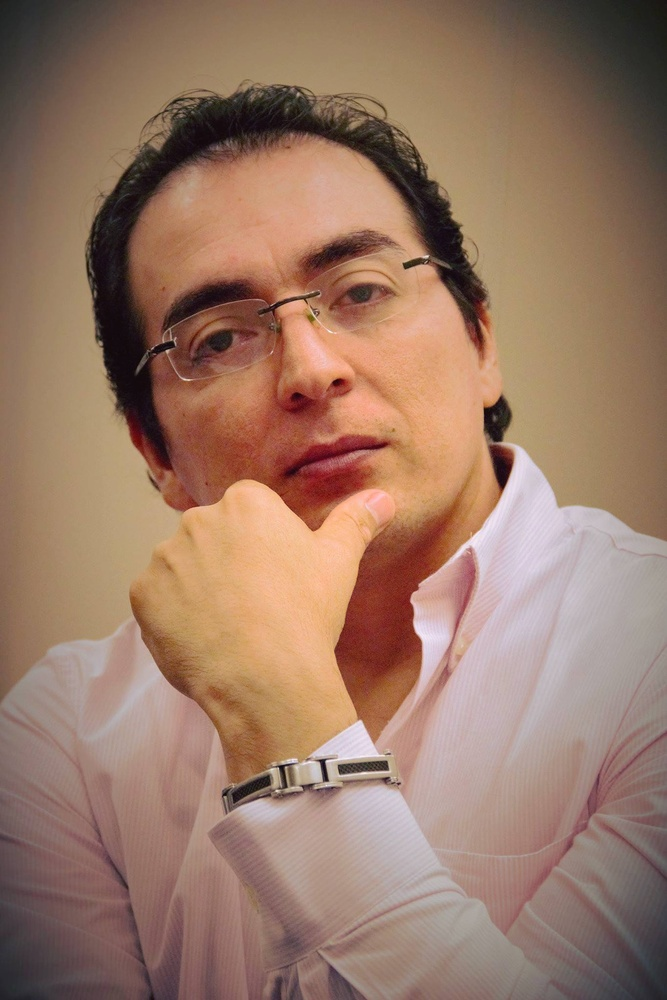
#> input picture images/dad.jpg, 667 x 1000 px, shrunk from 1365 x 2048 before the run
$ jupyter execute --allow-errors plot_data.ipynb   (shell and % lines are left out)
#> lines starting #> are read from the running program, lines starting #| are printed output that depends on the picture
### sublimify/utils/add_text.py
"""
Handles adding text to any image.
"""
from PIL import ImageDraw


def add_text(image, text, color=None, position=None, font=None, save=True):
    """
    Pon texto en un imagen.

    Params:
        - image (Image): El imagen,
        - text (str): El text para poner en el imagen.
        - color (tuple): El color del texto.
        - position (tuple): La posición del texto.
        - font (ImageFont): La fuente del texto.
        - save (bool): Si se quiere guardar el archivo.
        - spacing (int): El espaciado entre letras.
    """
    # Crea un Draw
    draw = ImageDraw.Draw(image, 'RGBA')

    draw.text(position, text, color, font=font)
    if save:
        # Guarda la imagen
        image.save(image.filename)


### sublimify/utils/decide_color.py
"""
Script to decide the color to change the pixel to.
"""


def decide_color(current: tuple[int, int, int], amount: int):
    """
    Decides the color to change the pixel to.

    Params:
        - current (tuple[int, int, int]): El color currentamente.
        - amount (int): La cantidad de veces que se ha llamado a la función.

    Returns:
        - tuple[int, int, int]
    """
    # Color mas brillante
    brighther_color = tuple(map(lambda x: x + amount, current))
    # Color mas oscuro
    darker_color = tuple(map(lambda x: x - amount, current))

    if is_close_enough(current, (255, 255, 255), amount):
        return darker_color
    else:
        return brighther_color

def is_close_enough(current: tuple[int, int, int], target: tuple[int, int, int], diff=20):
    """
    Checks if the current color is close enough to the target color.

    Params:
        - current (tuple[int, int, int]): El color actual.
        - target (tuple[int, int, int]): El color objetivo.
        - difference (int): La differencia máxima permitida.

    Returns:
        - bool
    """
    # Get the mean of the numbers of the current color tuple
    current_mean = sum(current) / 3
    # Get the target mean
    target_mean = sum(target) / 3

    # Convert negative values to positive
    difference = abs(current_mean - target_mean)

    return difference <= diff

### sublimify/subliminals/choose_font.py
"""
El font del mensaje para el subliminal.
"""
from PIL import ImageFont
import random
import os


# Fonts son la familia de Roboto, la fuente de Google.
FONTS = {
    'Roboto': [
        'Roboto-Regular',
        'Roboto-Medium',
        'Roboto-Bold',
        'Roboto-Thin',
        'Roboto-Light',
        'Roboto-Black',
        'Roboto-Italic',
        'Roboto-MediumItalic',
        'Roboto-BoldItalic',
        'Roboto-ThinItalic',
        'Roboto-LightItalic',
        'Roboto-BlackItalic',
    ],
    'ComforterBrush': [
        'ComforterBrush-Regular'
    ],
    'Praise': [
        'Praise-Regular'
    ]
}


def choose_font(font_fam: str = None, font_name: str = None, size: int = None):
    """
    Selectar el font.

    Params:
        - font_fam: str
            El nombre de la familia de font.
        - font_name: str
            El nombre del font.
        - size: int
            El size del font.

    Returns:
        - ImageFont
    """
    base_font_path = "C:/Users/jorda/Documents/Python_Projects/Sublimify/fonts/"

    # Check if the font family is valid.
    if font_fam is None or font_fam not in FONTS.keys():
        # Choose a random font family.
        font_fam = random.choice(list(FONTS.keys()))
    # CHeck if the font itself is valid.
    if font_name is None or font_name not in FONTS:
        # Choose a random font.
        font_name = random.choice(FONTS[font_fam])
    if size is None:
        size = random.randint(30, 50)

    # print(f"Font: {font_name}, size: {size}")

    font_path = base_font_path + f'{font_fam}/' + font_name + ".ttf"

    image_font = ImageFont.truetype(font_path, size)
    return image_font

### scripts/plot_data.ipynb
# Mostrando pixels del imagen en un grafico.
# Para que podemos ver como hacer un fill con los pixels.

[cell 1]
import numpy as np
import matplotlib.pyplot as plt
from PIL import Image
import random

# Importa los modulos necesarios edentro de sublimify

[cell 2]
import sys
import os

# Set the Environment variable to the path of the project in sublimify
# So we can use the project's modules

module_path = os.getcwd() + "/../"
sys.path.insert(1, module_path)

from sublimify.utils.add_text import add_text
from sublimify.utils.decide_color import decide_color
from sublimify.subliminals.choose_font import choose_font

# Data de imagen

[cell 3]
# Ok entonces ahora queremos poner unos photos
image_path = "../images/dad"
path_ending = ".jpg"

image = Image.open(image_path + path_ending)
#> image is the input picture: PIL image 667x1000 RGB; mean R, G, B 153.7, 120.9, 102.5

# Hacemos una copia
image.save(image_path + f'_copy{path_ending}')
image = Image.open(image_path + f'_copy{path_ending}')

# Converte a un numpy array
image_array = np.array(image)
coordinates = []

# Data de subliminal

[cell 4]
font_size = image.height / 20
#> font_size = 50

# El font del texo
font = choose_font('Roboto-Bold', int(font_size))

[cell 5]
# Escribe el texto
text = "SEX"

# Get the size of the text on the image
text_size = font.getsize(text)
#> text_size = (61, 29)
text_size
#> Out = (61, 29)

[cell 6]
# Edita la imagen con texto
x_end = None
y_end = None

while 1:
    x = np.random.randint(0, image_array.shape[1])
    y = np.random.randint(0, image_array.shape[0])
    # Chequea que x y y no son afuera de la imagen
    # End of x and y
    x_end = x + text_size[0]
    y_end = y + text_size[1]

    if x_end > image_array.shape[1] or y_end > image_array.shape[0]:
        continue

    break

# Edita la imagen (Sublimify)

[cell 7]
add_text(image, text, position=(x, y), save=True, font=font, color='blue')
coordinates.append((x, y))

[cell 8]
# Un nuevo numpy array
changed_image = np.array(image)

[cell 9]
# Busca la differencia de los dos imagenes
difference = (image_array != changed_image).nonzero()
x_difference = difference[1]
#> x_difference = 1797 values, max 618 at index 1794, min 561 at index 341, mean 587.7
y_difference = difference[0]
#> y_difference = 1797 values from 635 to 657

difference

[cell 10]
# Cambia el color de cada pixel
for i in range(len(x_difference)):
    loc_x = x_difference[i]
    loc_y = y_difference[i]

    skip = random.randint(0, 10)

    current_pixel = image_array[loc_y, loc_x]
    color_to_change_into = decide_color(current_pixel, 10)
    if skip % 2 == 0 or skip % 3 == 0:
        color_to_change_into = current_pixel

    changed_image[loc_y, loc_x] = color_to_change_into
#> this loop made 1797 passes
#> (loc_x, skip, brighther_color in decide_color, darker_color in decide_color) on passes 1, 2, 4, 5, 8, 9, 10, 11, 12: (564, 4, (206, 195, 201), (186, 175, 181)), (564, 8, (206, 195, 201), (186, 175, 181)), (565, 6, (203, 192, 198), (183, 172, 178)), (565, 4, (203, 192, 198), (183, 172, 178)), (566, 9, (200, 189, 195), (180, 169, 175)), (566, 3, (200, 189, 195), (180, 169, 175)), (567, 8, (198, 187, 193), (178, 167, 173)), (567, 2, (198, 187, 193), (178, 167, 173)), (567, 4, (198, 187, 193), (178, 167, 173))
#> (loc_x, skip) on passes 63, 66, 67, 68, 70, 72: (590, 8), (591, 4), (592, 8), (592, 4), (593, 8), (593, 8)
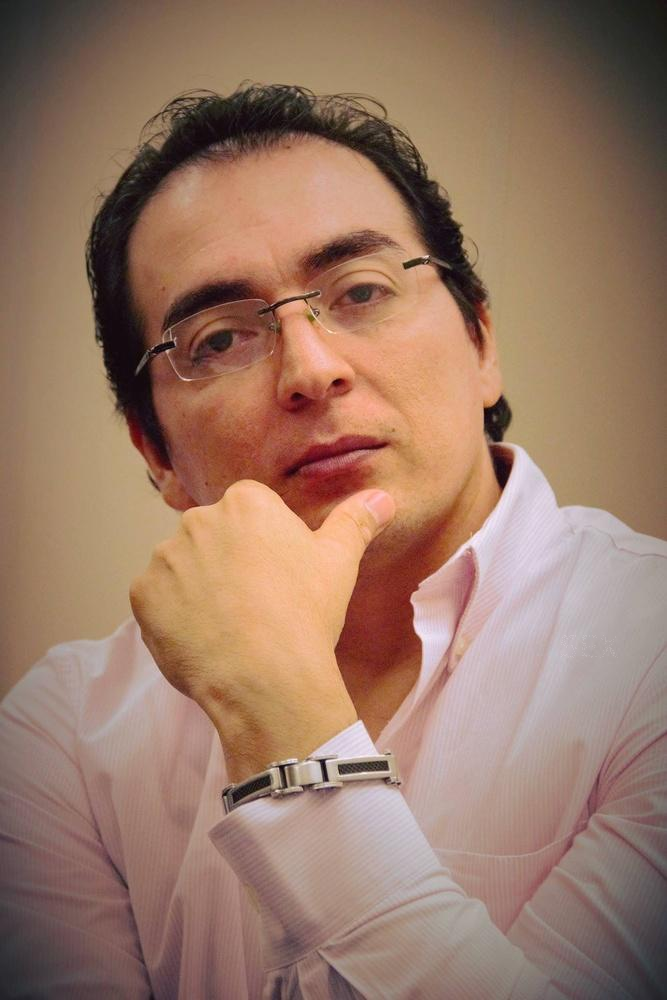
#> changed_image: shape (1000, 667, 3); mean R, G, B 153.8, 120.8, 102.6

[cell 11]
# Guarda la imagen
cimage = Image.fromarray(changed_image)
cimage.save(image_path + f'_changed{path_ending}')

# Plot data

[cell 12]
# Dibuja caja
plt.figure(figsize=(20, 20))
plt.imshow(changed_image)
plt.plot([x, x_end, x_end, x, x], [y, y, y_end, y_end, y], color='red')
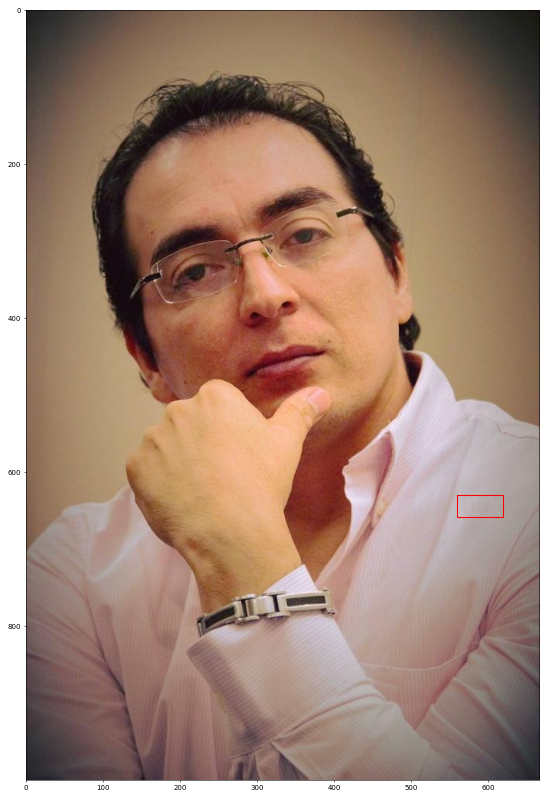
#> figure drawn by matplotlib, 1 panel

[cell 13]
# Crop el imagen donde hay la caja
cropped_image = changed_image[y:y_end, x:x_end]
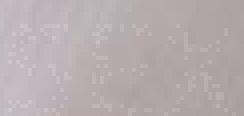
#> cropped_image: shape (29, 61, 3) (shown 4 times larger); mean R, G, B 183.1, 173.2, 175

text_box = Image.fromarray(cropped_image)
plt.imshow(text_box)

[cell 14]
# Converte image a Grey
text_box = text_box.convert('L')
plt.imshow(text_box)

[cell 15]
text_box = text_box.convert('1')
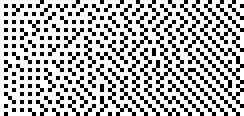
#> text_box: PIL image 61x29 1 (shown 4 times larger); 69.6% white; black in thin lines or dots
plt.imshow(text_box)

$ run again, with images/jordan.jpg copied over images/dad.jpg
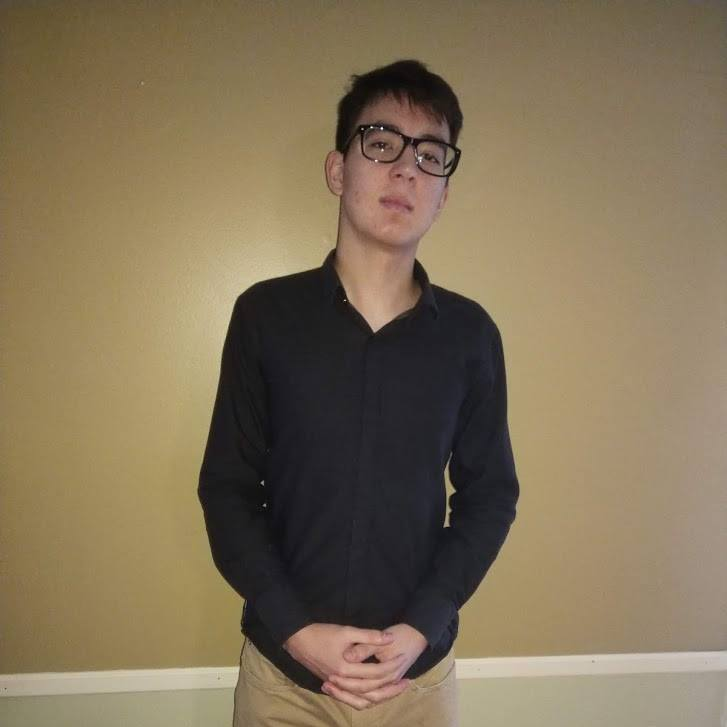
#> input picture images/jordan.jpg, 727 x 727 px
#> image is the input picture: PIL image 727x727 RGB; mean R, G, B 129.8, 114, 88
#> x_difference = 1800 values, max 688 at index 1797, min 631 at index 342, mean 657.7
#> y_difference = 1800 values from 198 to 220
#> the loop `for i in range(len(x_difference)):` made 1800 passes
#> (loc_x, skip, brighther_color in decide_color, darker_color in decide_color) on passes 1, 2, 4, 5, 8, 9: (634, 4, (159, 142, 114), (139, 122, 94)), (634, 8, (159, 142, 114), (139, 122, 94)), (635, 6, (159, 142, 114), (139, 122, 94)), (635, 4, (159, 142, 114), (139, 122, 94)), (636, 9, (159, 142, 114), (139, 122, 94)), (636, 3, (159, 142, 114), (139, 122, 94))
#> after the loop `for i in range(len(x_difference)):`:
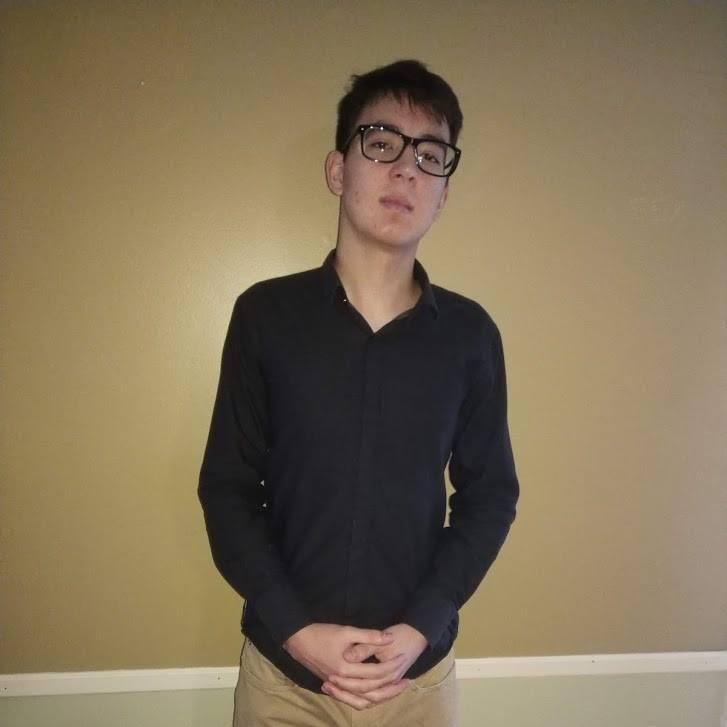
#> changed_image: shape (727, 727, 3); mean R, G, B 130, 113.9, 88
#> `text_box = text_box.convert('1')`:
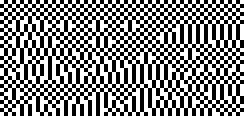
#> text_box: PIL image 61x29 1 (shown 4 times larger); 52.2% white; black in thin lines or dots

$ run again, with images/Bonifacio_#97.png saved as images/dad.jpg
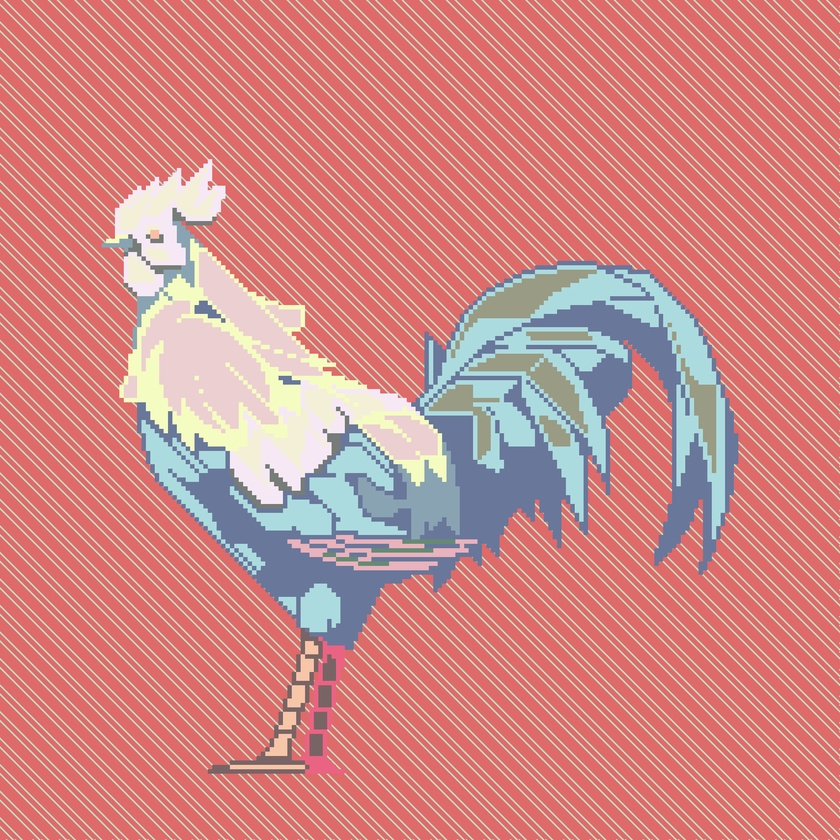
#> input picture images/Bonifacio_#97.png, 840 x 840 px, shrunk from 1900 x 1900 before the run
#> image is the input picture: PIL image 840x840 RGB; mean R, G, B 207.5, 136.7, 134.2
#> x_difference = 1797 values, max 743 at index 1794, min 686 at index 341, mean 712.7
#> y_difference = 1797 values from 565 to 587
#> the loop `for i in range(len(x_difference)):` made 1797 passes
#> (loc_x, skip, brighther_color in decide_color, darker_color in decide_color) on passes 1, 2, 4, 5, 8, 9: (689, 4, (241, 124, 130), (221, 104, 110)), (689, 8, (241, 124, 130), (221, 104, 110)), (690, 6, (212, 123, 117), (192, 103, 97)), (690, 4, (212, 123, 117), (192, 103, 97)), (691, 9, (193, 123, 111), (173, 103, 91)), (691, 3, (193, 123, 111), (173, 103, 91))
#> after the loop `for i in range(len(x_difference)):`:
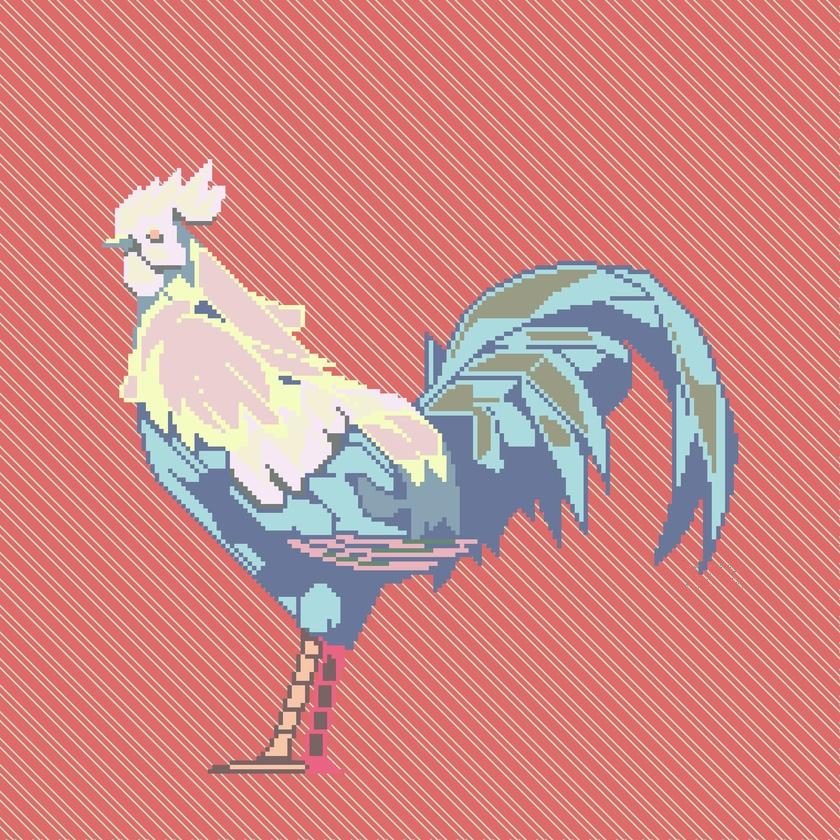
#> changed_image: shape (840, 840, 3); mean R, G, B 207.2, 136.6, 134.2
#> `text_box = text_box.convert('1')`:
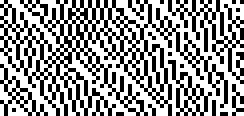
#> text_box: PIL image 61x29 1 (shown 4 times larger); 58.8% white; black in thin lines or dots
